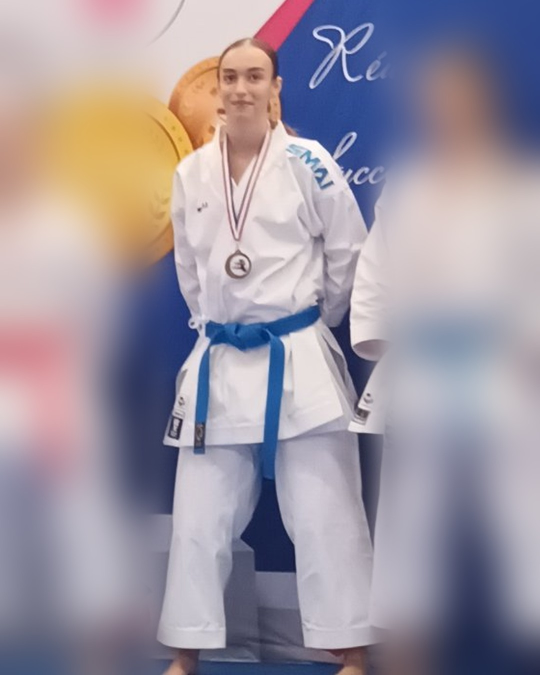
#> input picture posts/img/2026-10-29-reprise.jpg, 1080 x 1350 px, given in place of logo.png, which was not available (shown at 1/2 size)
$ python carte_post.py ../posts/img/2026-10-29-reprise.jpg ../partage.png ../partage.png
#> lines starting #> are read from the running program, lines starting #| are printed output that depends on the picture; pictures that were not available may be replaced by others from this repository, and a replacement may not be noted
#!/usr/bin/env python3
"""Fabrique le visuel carré (1080x1080, JPEG) d'un post quand Fred n'a pas fourni de photo.
Usage : python3 outils/carte_post.py "Titre" "Sous-titre court" posts/img/AAAA-MM-JJ.jpg
Style du site : fond blanc, soleil rouge du logo, encre noire."""
import pathlib, sys
from PIL import Image, ImageDraw, ImageFont

RACINE = pathlib.Path(__file__).resolve().parent.parent
ROUGE, NOIR, GRIS = (232, 57, 46), (0, 0, 0), (85, 83, 79)
POLICES_TITRE = ["/usr/share/fonts/truetype/dejavu/DejaVuSerif-Bold.ttf", "/usr/share/fonts/truetype/liberation/LiberationSerif-Bold.ttf"]
POLICES_TEXTE = ["/usr/share/fonts/truetype/dejavu/DejaVuSans.ttf", "/usr/share/fonts/truetype/liberation/LiberationSans-Regular.ttf"]


def police(liste, taille):
    for chemin in liste:
        if pathlib.Path(chemin).exists():
            return ImageFont.truetype(chemin, taille)
    return ImageFont.load_default(taille)


def carte(titre, sous_titre, sortie):
#> called with titre = '../posts/img/2026-10-29-reprise.jpg', sous_titre = '../partage.png', sortie = '../partage.png'
    W = 1080
    img = Image.new("RGB", (W, W), "white")
#> img: PIL image 1080x1080 RGB; every value is 255
    d = ImageDraw.Draw(img)
    d.ellipse((W - 520, -160, W + 260, 620), fill=ROUGE)  # soleil
    logo = Image.open(RACINE / "logo.png").convert("RGBA").resize((300, 300))
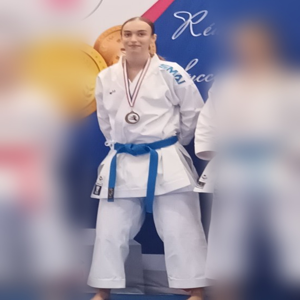
#> logo: PIL image 300x300 RGBA; mean R, G, B, A 157.9, 149.3, 160.6, 255
    img.paste(logo, (W - 360, 70), logo)
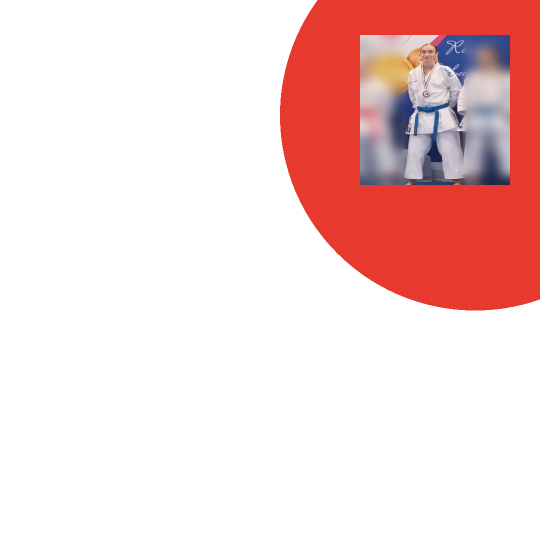
#> img: PIL image 1080x1080 RGB (shown at 1/2 size); mean R, G, B 243.7, 214, 213
    def couper(texte, f, largeur):
#> called with texte = '../partage.png', largeur = 920
        lignes, cur = [], ""
        for mot in texte.split():
            essai = (cur + " " + mot).strip()
            if d.textlength(essai, font=f) <= largeur or not cur:
                cur = essai
            else:
                lignes.append(cur); cur = mot
#> after the loop, lignes = []
        return lignes + ([cur] if cur else [])

    f_txt = police(POLICES_TEXTE, 38)
    sous = couper(sous_titre, f_txt, W - 160)[:3]
#> sous = ['../partage.png']
    bas_sous = W - 190                      # le sous-titre finit au-dessus du pied de page
    haut_sous = bas_sous - 52 * len(sous)
#> haut_sous = 838
    taille = 104
    while True:                              # le titre doit tenir entre y=440 et le sous-titre
        f_titre = police(POLICES_TITRE, taille)
        lignes = couper(titre, f_titre, W - 160)
        hauteur = int(taille * 1.12) * len(lignes)
        if haut_sous - 30 - hauteur >= 440 or taille <= 48:
            break
        taille -= 6
#> after the loop, taille = 104
    y = haut_sous - 30 - hauteur
#> y = 692
    for l in lignes:
        d.text((80, y), l, font=f_titre, fill=NOIR)
        y += int(taille * 1.12)
#> this loop made 1 pass
#> y on pass 1: 808
#> after the loop, y = 808
    y = haut_sous
#> y = 838
    for l in sous:
        d.text((80, y), l, font=f_txt, fill=GRIS)
        y += 52
#> this loop made 1 pass
#> (l, y) on pass 1: ('../partage.png', 890)
#> after the loop, y = 890
    d.rectangle((80, W - 150, 200, W - 144), fill=ROUGE)
    d.text((80, W - 120), "Sensei Karaté Do · Haussy · senseikaratedo.fr", font=police(POLICES_TEXTE, 34), fill=NOIR)
    pathlib.Path(sortie).parent.mkdir(parents=True, exist_ok=True)
    img.save(sortie, "JPEG", quality=88)
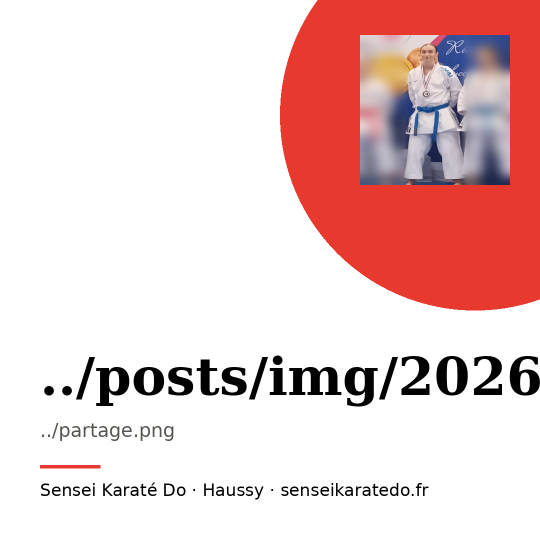
#> saved as partage.png: PIL image 1080x1080 RGB (shown at 1/2 size); mean R, G, B 235.5, 205.6, 204.7
    print(sortie)


if __name__ == "__main__":
    if len(sys.argv) != 4:
        sys.exit(__doc__)
    carte(sys.argv[1], sys.argv[2], sys.argv[3])
